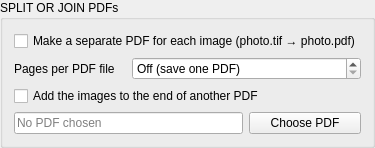
 <widget class="QGroupBox" name="groupBox_output">
  <property name="sizePolicy">
   <sizepolicy hsizetype="Preferred" vsizetype="Fixed">
    <horstretch>0</horstretch>
    <verstretch>0</verstretch>
   </sizepolicy>
  </property>
  <property name="title">
   <string>SPLIT OR JOIN PDFs</string>
  </property>
  <layout class="QVBoxLayout" name="verticalLayout_output">
   <item>
    <layout class="QGridLayout" name="gridLayout_output">
<item row="0" column="0" colspan="3">
 <widget class="QCheckBox" name="per_image_pdf">
  <property name="styleSheet">
   <string>QCheckBox::indicator { width: 20px;height:20px };</string>
  </property>
  <property name="toolTip">
   <string>Each image is saved as its own PDF with the same name as the image file. A TIFF file with several pages becomes one PDF with all its pages.</string>
  </property>
  <property name="text">
   <string>Make a separate PDF for each image (photo.tif → photo.pdf)</string>
  </property>
 </widget>
</item>

     <item row="1" column="0">
      <widget class="QLabel" name="label_split">
       <property name="text">
        <string>Pages per PDF file</string>
       </property>
      </widget>
     </item>
     <item row="1" column="1" colspan="2">
      <widget class="QSpinBox" name="split_every">
       <property name="toolTip">
        <string>Save several smaller PDFs instead of one big one, named like name_part1.pdf, name_part2.pdf. Page numbers start again in each file.</string>
       </property>
       <property name="specialValueText">
        <string>Off (save one PDF)</string>
       </property>
       <property name="suffix">
        <string> pages</string>
       </property>
       <property name="minimum">
        <number>0</number>
       </property>
       <property name="maximum">
        <number>9999</number>
       </property>
      </widget>
     </item>
     <item row="2" column="0" colspan="3">
      <widget class="QCheckBox" name="append_pdf">
  <property name="styleSheet">
   <string>QCheckBox::indicator { width: 20px;height:20px };</string>
  </property>
       <property name="toolTip">
        <string>Makes a new PDF: the pages of the PDF you choose, followed by your images. The PDF you choose is not changed.</string>
       </property>
       <property name="text">
        <string>Add the images to the end of another PDF</string>
       </property>
      </widget>
     </item>
     <item row="3" column="0" colspan="2">
      <widget class="QLineEdit" name="append_pdf_path">
       <property name="readOnly">
        <bool>true</bool>
       </property>
       <property name="placeholderText">
        <string>No PDF chosen</string>
       </property>
      </widget>
     </item>
     <item row="3" column="2">
      <widget class="QPushButton" name="choose_append_pdf">
       <property name="text">
        <string>Choose PDF</string>
       </property>
      </widget>
     </item>
    </layout>
   </item>
  </layout>
 </widget>
